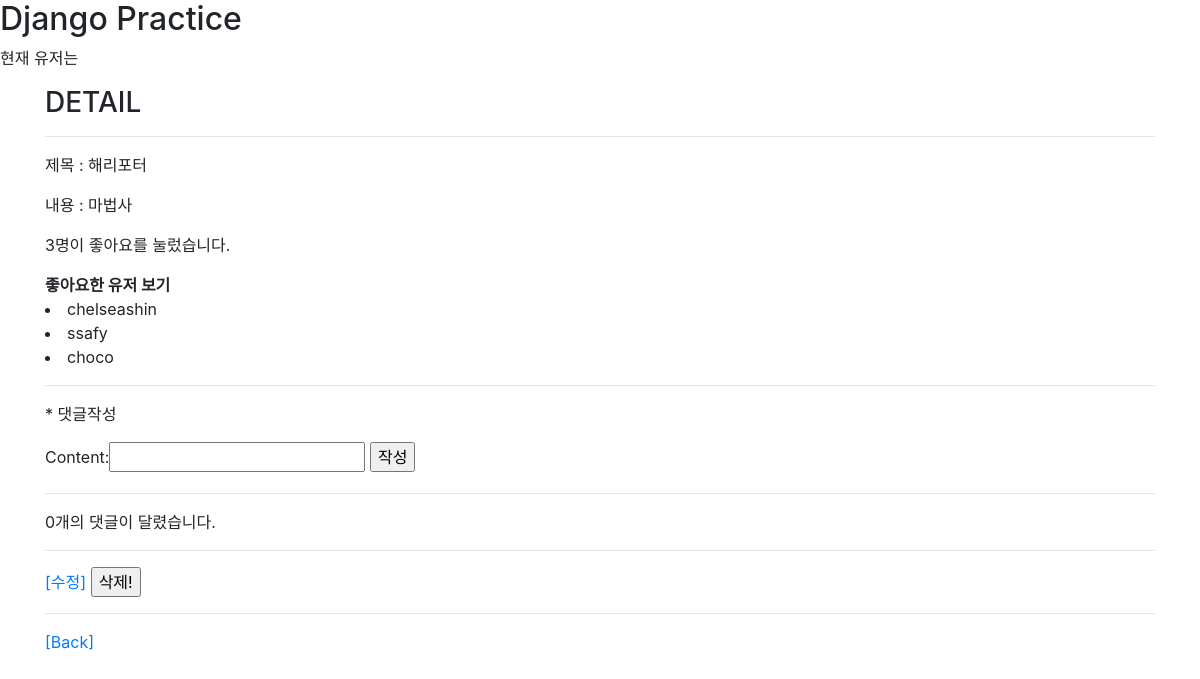
The app's page /posts/1/ with its own data.
### posts/models.py (models this page shows, shortened)
class Post(models.Model):
    title = models.CharField(max_length=20)
    content = models.TextField()
    user = models.ForeignKey(settings.AUTH_USER_MODEL, on_delete=models.CASCADE)
    like_users = models.ManyToManyField(settings.AUTH_USER_MODEL, related_name="like_posts", blank=True)

### accounts/models.py (models this page shows)
class User(AbstractUser):
    followers = models.ManyToManyField(settings.AUTH_USER_MODEL, related_name="followings")

### posts/views.py (the view)
# urls.py: path('<int:post_pk>/', views.detail, name="detail"),
def detail(request, post_pk):
    post = get_object_or_404(Post, pk=post_pk)
    comment_form = CommentForm()
    context = {
        'post': post,
        'comment_form': comment_form,
    }
    return render(request, 'posts/detail.html', context)

### posts/forms.py
class CommentForm(forms.ModelForm):
    class Meta:
        model = Comment
        fields = ['content', ]

### posts/templates/posts/detail.html (shortened to what this page needs)
{% extends 'posts/base.html' %}
{% block content %}
<h3>DETAIL</h3>
<hr>
<p>제목 : {{ post.title }}</p>
<p>내용 : {{ post.content }}</p>
<p>{{ post.like_users.count }}명이 좋아요를 눌렀습니다.</p>
<b>좋아요한 유저 보기</b>
{% for user in post.like_users.all %}
    <li>{{ user }}</li>
{% endfor %}
<hr>
<p>* 댓글작성</p>
<form action="{% url 'posts:comment_create' post.pk %}" method="POST">
    {{ comment_form }}
    <input type="submit" value="작성">
</form>
<hr>
<p>{{ post.comment_set.count }}개의 댓글이 달렸습니다.</p>
<hr>
<a href="{% url 'posts:update' post.pk %}">[수정]</a>
<form action="{% url 'posts:delete' post.pk %}" method="POST" style="display: inline;">
    <input type="submit" value="삭제!">
</form>
<hr>
<a href="{% url 'posts:list' %}">[Back]</a>
{% endblock %}

### records on screen
Post: title "해리포터", content "마법사", like_users.count "3", comment_set.count "0"
User: username "chelseashin"
User: username "ssafy"
User: username "choco"
